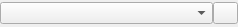
<?xml version="1.0" encoding="UTF-8"?>
<ui version="4.0">
 <class>WindowEdit</class>
 <widget class="QWidget" name="WindowEdit">
  <property name="geometry">
   <rect>
    <x>0</x>
    <y>0</y>
    <width>238</width>
    <height>27</height>
   </rect>
  </property>
  <property name="windowTitle">
   <string>Form</string>
  </property>
  <layout class="QHBoxLayout" name="horizontalLayout">
   <property name="spacing">
    <number>0</number>
   </property>
   <property name="margin">
    <number>0</number>
   </property>
   <item>
    <widget class="ActionTools::CodeComboBox" name="window"/>
   </item>
   <item>
    <widget class="ActionTools::ChooseWindowPushButton" name="choose">
     <property name="maximumSize">
      <size>
       <width>25</width>
       <height>16777215</height>
      </size>
     </property>
     <property name="text">
      <string/>
     </property>
    </widget>
   </item>
  </layout>
 </widget>
 <customwidgets>
  <customwidget>
   <class>ActionTools::ChooseWindowPushButton</class>
   <extends>QPushButton</extends>
   <header>choosewindowpushbutton.h</header>
  </customwidget>
  <customwidget>
   <class>ActionTools::CodeComboBox</class>
   <extends>QComboBox</extends>
   <header>codecombobox.h</header>
  </customwidget>
 </customwidgets>
 <resources/>
 <connections/>
</ui>
